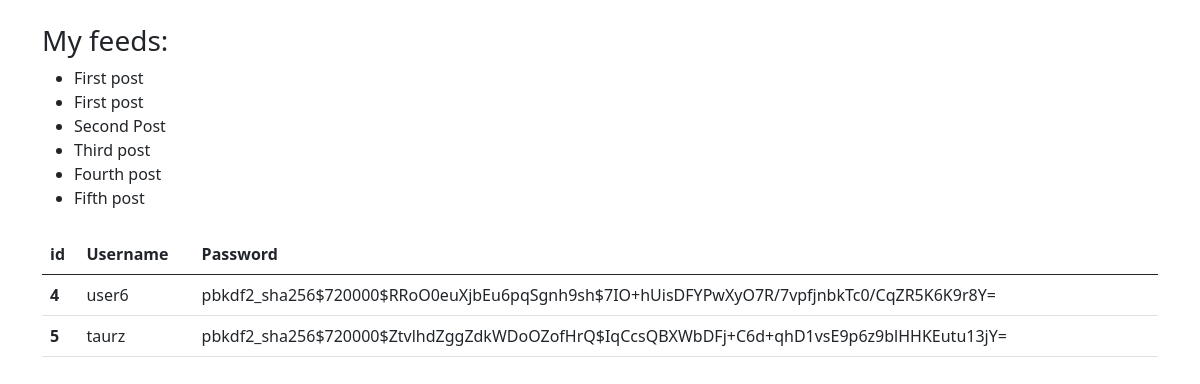
The app's page /feeds, older data.
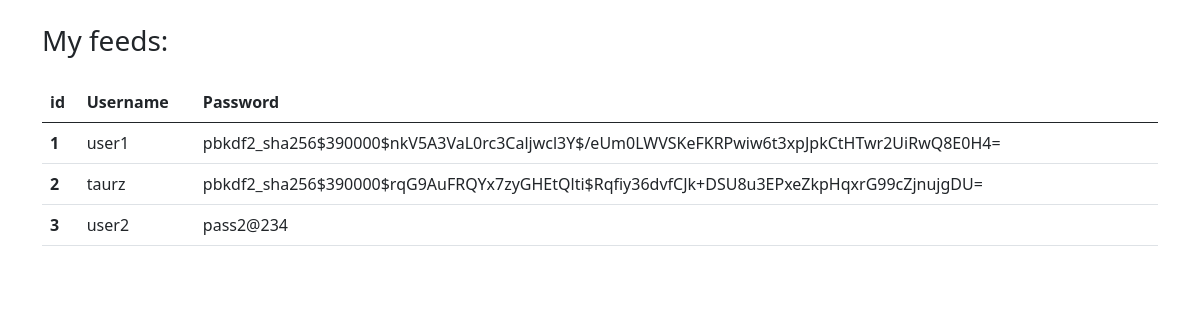
The same page, newer data.
### blogs/models.py (models this page shows)
class FeedModel(models.Model):
    feed = models.CharField(max_length=100)

class User(AbstractUser):
    def __str__(self):
        return self.username

### blogs/views.py (the view)
# urls.py: path('feeds', views.feeds, name="feeds")
def feeds(request):
    data = FeedModel.objects.all()
    users = User.objects.all()
    return render(request, 'blogs/feeds.html', {'data':data, 'users':users})

### blogs/templates/blogs/feeds.html (shortened to what this page needs)
<!DOCTYPE html>
<html lang="en">
<head>
    <link href="https://cdn.jsdelivr.net/npm/bootstrap@5.0.2/dist/css/bootstrap.min.css" rel="stylesheet"
>
</head>
<body>
    <div class="container mt-4">
        <h3>My feeds:</h3>
        <ul>
            {% for inputs in data %}
            <li>{{ inputs.feed }}</li>
            {% endfor %}
        </ul>
    </div>
    <div class="container mt-4">
        <table class="table">
            <thead>
                <tr>
                    <th scope="col">id</th>
                    <th scope="col">Username</th>
                    <th scope="col">Password</th>
                </tr>
            </thead>
            <tbody>
                {% for inputs in users %}
                <tr>
                    <th scope="row">{{inputs.id}}</th>
                    <td>{{inputs.username}}</td>
                    <td>{{inputs.password}}</td>
                </tr>
                {% endfor %}
            </tbody>
        </table>
    </div>
</body>
</html>

Row changes from the older to the newer data that the page shows:
removed FeedModel: feed "First post"
removed FeedModel: feed "First post"
removed FeedModel: feed "Second Post"
removed FeedModel: feed "Third post"
removed FeedModel: feed "Fourth post"
removed FeedModel: feed "Fifth post"
removed User: id "4", username "user6", password "pbkdf2_sha256$720000$RRoO0euXjbEu6pqSgnh9sh$7IO+hUisDFYPwXyO7R/7vpfjnbkTc0/CqZR5K6K9r8Y="
removed User: id "5", username "taurz", password "pbkdf2_sha256$720000$ZtvlhdZggZdkWDoOZofHrQ$IqCcsQBXWbDFj+C6d+qhD1vsE9p6z9blHHKEutu13jY="
added User: id "1", username "user1", password "pbkdf2_sha256$390000$nkV5A3VaL0rc3Caljwcl3Y$/eUm0LWVSKeFKRPwiw6t3xpJpkCtHTwr2UiRwQ8E0H4="
added User: id "2", username "taurz", password "pbkdf2_sha256$390000$rqG9AuFRQYx7zyGHEtQlti$Rqfiy36dvfCJk+DSU8u3EPxeZkpHqxrG99cZjnujgDU="
added User: id "3", username "user2", password "pass2@234"
